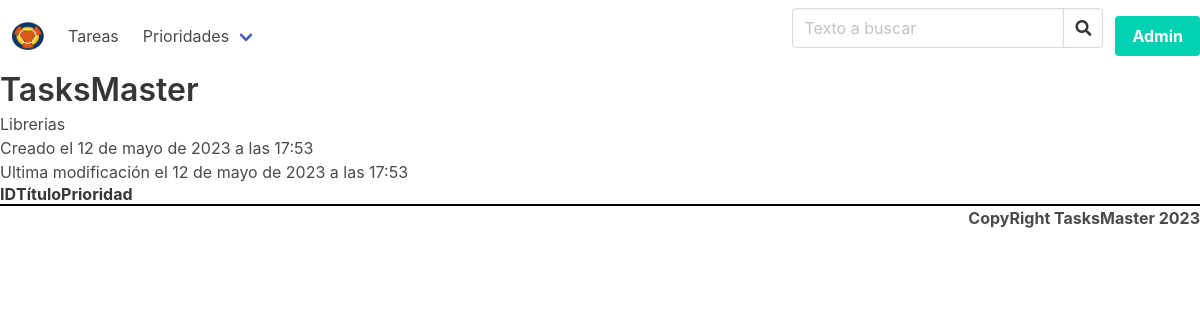
/temas/2/, run on the app's committed database.
### tasks/models.py (models this page shows, shortened)
class Subject(models.Model):
    class Meta:
        verbose_name = "Asignatura"
        verbose_name_plural = "Asignaturas"
    id = models.AutoField(primary_key=True)
    name = models.CharField(
        verbose_name="Nombre de la asignatura", max_length=120, unique=True
    )
    created = models.DateTimeField(auto_now_add=True)
    updated = models.DateTimeField(auto_now=True)

### tasks/views.py (the view)
# urls.py: path("temas/<int:pk>/", views.subject_detail),
def subject_detail(request, pk):
    subject = Subject.objects.get(pk=pk)
    return render(
        request,
        "tasks/subject_detail.html",
        {
            "tittle": f"Tema{subject.name}",
            "subject": subject,
        },
    )

### tasks/templates/tasks/subject_detail.html (shortened to what this page needs)
{% extends 'tasks/base.html' %}
{% block content %}
<h2>{{subject.name }}</h2>
<p> Creado el {{ subject.created}}</p>
<p> Ultima modificación el  {{ subject.updated}}</p>
<table>
    <th>ID</th>
    <th>Título</th>
    <th>Prioridad</th>
</table>
{% endblock content %}

### data on the page
Subject: name "Librerias", created "12 de mayo de 2023 a las 17:53", updated "12 de mayo de 2023 a las 17:53"
